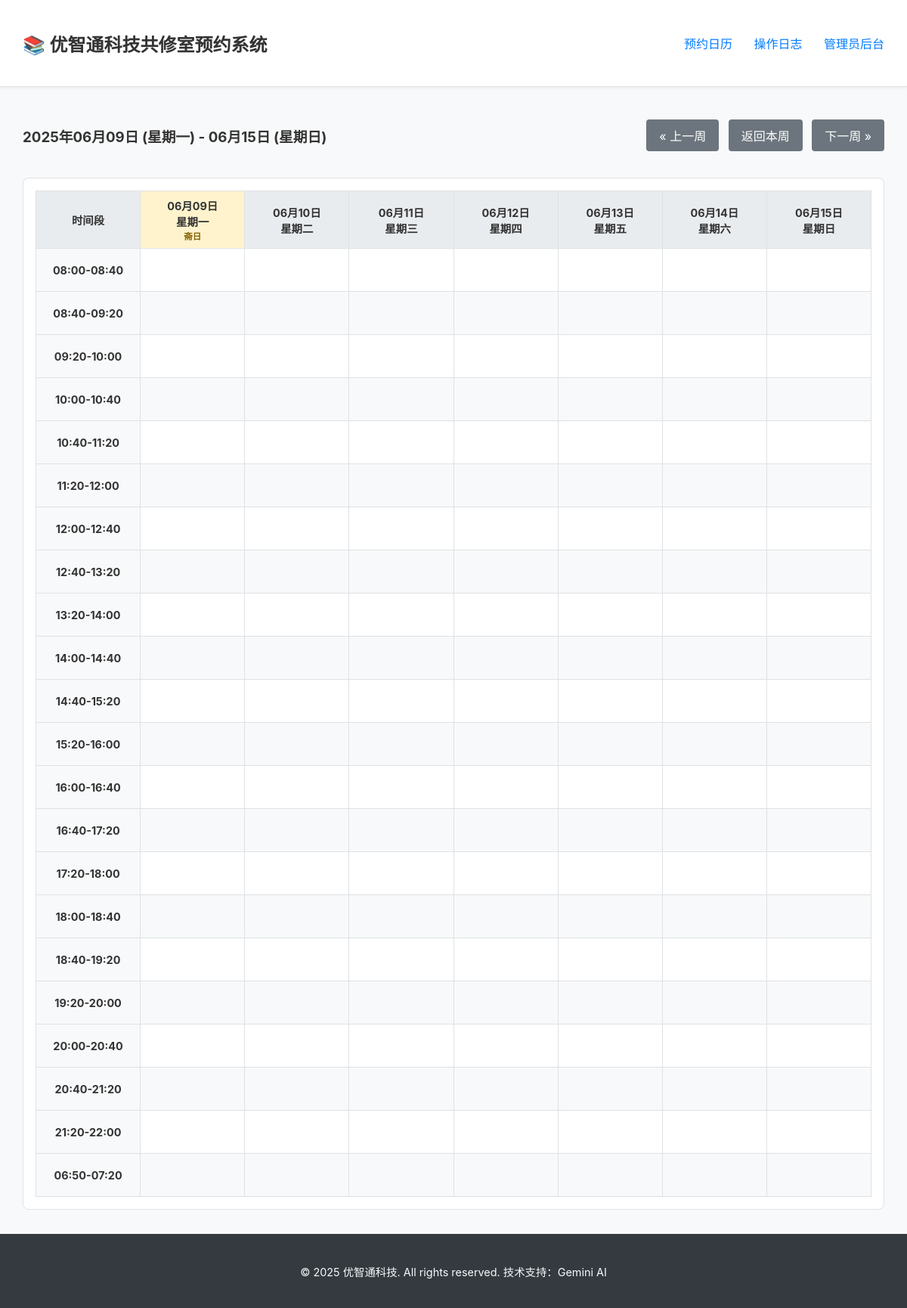
The app's page /schedule?start_date=2025-06-09 with its own data.
### app.py (models this page shows)
    class TimeSlot(sql_alchemy_db.Model): id = sql_alchemy_db.Column(sql_alchemy_db.Integer,
                                                                     primary_key=True); slot_value = sql_alchemy_db.Column(
        sql_alchemy_db.String(50), unique=True, nullable=False); order = sql_alchemy_db.Column(sql_alchemy_db.Integer)

### app.py (the view)
@app.route('/schedule')
@check_db_connection
def schedule():
    start_date_str = request.args.get('start_date')
    today = date.today()
    start_date = datetime.strptime(start_date_str, '%Y-%m-%d').date() if start_date_str else today
    current_monday = start_date - timedelta(days=start_date.weekday())
    week_dates = [(current_monday + timedelta(days=i)) for i in range(7)]
    reservations = {};
    special_dates = set();
    time_slots = get_time_slots()
    if db_is_redis:
        special_dates = db.smembers('special_dates') or set()
        with db.pipeline() as pipe:
            for d in week_dates:
                for ts in time_slots: pipe.get(f"reservation:{d.isoformat()}:{ts}")
            results = pipe.execute()
        i = 0
        for d in week_dates:
            for ts in time_slots:
                if results[i]: reservations[f"{d.isoformat()}:{ts}"] = results[i]
                i += 1
    else:
        res_results = Reservation.query.all();
        special_dates = {sd.date_str for sd in SpecialDate.query.all()}
        for res in res_results: reservations[res.id] = res.user_name
    return render_template('index.html', week_dates=week_dates, time_slots=time_slots, reservations=reservations,
                           special_dates=special_dates, special_date_name="斋日", date_range_start=week_dates[0],
                           date_range_end=week_dates[-1],
                           prev_week_start_date=(current_monday - timedelta(weeks=1)).isoformat(),
                           next_week_start_date=(current_monday + timedelta(weeks=1)).isoformat(),
                           today_start_date=today.isoformat())

### app.py (called while the page is built)
def get_time_slots():
    if db_is_redis:
        return db.lrange(TIME_SLOTS_KEY, 0, -1)
    else:
        return [s.slot_value for s in TimeSlot.query.order_by(TimeSlot.order).all()]

def check_db_connection(f):
    @wraps(f)
    def decorated_function(*args, **kwargs):
        db_handle = db if db_is_redis else db.session
        if db_handle is None: return "数据库连接失败，请检查服务器配置或环境变量。", 503
        return f(*args, **kwargs)
    return decorated_function

### templates/index.html (shortened to what this page needs)
{% extends "base.html" %}
{% block content %}
<div class="schedule-header">
    <div class="date-range">
        <h3>{{ date_range_start.strftime('%Y年%m月%d日') }} ({{ date_range_start.strftime('%A') | replace('Monday', '星期一') | replace('Tuesday', '星期二') | replace('Wednesday', '星期三') | replace('Thursday', '星期四') | replace('Friday', '星期五') | replace('Saturday', '星期六') | replace('Sunday', '星期日') }}) - {{ date_range_end.strftime('%m月%d日') }} ({{ date_range_end.strftime('%A') | replace('Monday', '星期一') | replace('Tuesday', '星期二') | replace('Wednesday', '星期三') | replace('Thursday', '星期四') | replace('Friday', '星期五') | replace('Saturday', '星期六') | replace('Sunday', '星期日') }})</h3>
    </div>
    <div class="navigation">
        <a href="{{ url_for('schedule', start_date=prev_week_start_date) }}" class="button">&laquo; 上一周</a>
        <a href="{{ url_for('schedule', start_date=today_start_date) }}" class="button">返回本周</a>
        <a href="{{ url_for('schedule', start_date=next_week_start_date) }}" class="button">下一周 &raquo;</a>
    </div>
</div>
<div class="schedule-grid-container">
    <table class="schedule-grid">
        <thead>
            <tr>
                <th class="time-header">时间段</th>
                {% for day in week_dates %}
                <th class="{% if day.isoformat() in special_dates %}special-date{% endif %}">
                    {{ day.strftime('%m月%d日') }}<br>
                    {{ day.strftime('%A') | replace('Monday', '星期一') | replace('Tuesday', '星期二') | replace('Wednesday', '星期三') | replace('Thursday', '星期四') | replace('Friday', '星期五') | replace('Saturday', '星期六') | replace('Sunday', '星期日') }}
                    {% if day.isoformat() in special_dates %}
                        <br><span class="special-date-tag">{{ special_date_name }}</span>
                    {% endif %}
                </th>
                {% endfor %}
            </tr>
        </thead>
        <tbody>
            {% for time_slot in time_slots %}
            <tr>
                <td class="time-slot-label">{{ time_slot }}</td>
                {% for day in week_dates %}
                {% set res_key = day.isoformat() + ':' + time_slot %}
                <td data-date="{{ day.isoformat() }}" data-time="{{ time_slot }}" data-user="{{ reservations.get(res_key, '') }}">
                </td>
                {% endfor %}
            </tr>
            {% endfor %}
        </tbody>
    </table>
</div>
{% endblock %}

### static/css/style.css (style rules this page uses)
:root { --primary-color: #007bff; --primary-hover-color: #0056b3; --danger-color: #dc3545; --danger-hover-color: #c82333; --special-date-bg: #fff3cd; --border-color: #dee2e6; --background-color: #f8f9fa; --text-color: #333; --header-bg: #ffffff; --footer-bg: #343a40; --footer-text: #f8f9fa; --font-family: -apple-system, BlinkMacSystemFont, "Segoe UI", Roboto, "Helvetica Neue", Arial, sans-serif; }
body { font-family: var(--font-family); margin: 0; background-color: var(--background-color); color: var(--text-color); display: flex; flex-direction: column; min-height: 100vh; }
.button, .button-primary, .button-danger, .button-danger-small { display: inline-block; padding: 0.5rem 1rem; border: 1px solid transparent; border-radius: 0.25rem; text-decoration: none; cursor: pointer; font-size: 1rem; transition: all 0.2s ease-in-out; text-align: center; }
.button { background-color: #6c757d; color: white; }
.schedule-header { display: flex; justify-content: space-between; align-items: center; flex-wrap: wrap; margin-bottom: 1.5rem; }
.navigation a { margin-left: 0.5rem; }
.schedule-grid-container { overflow-x: auto; background: white; border: 1px solid var(--border-color); border-radius: 8px; padding: 1rem; }
.schedule-grid { width: 100%; border-collapse: collapse; table-layout: fixed; }
.schedule-grid th, .schedule-grid td { border: 1px solid var(--border-color); padding: 0.5rem; text-align: center; min-width: 120px; font-size: 0.9rem; }
.schedule-grid thead th { background-color: #e9ecef; position: sticky; top: 0; z-index: 10; }
.schedule-grid .time-header { min-width: 100px; }
.schedule-grid .time-slot-label { font-weight: bold; background-color: #f8f9fa; }
.schedule-grid tbody td { cursor: pointer; transition: background-color 0.2s; height: 40px; white-space: nowrap; overflow: hidden; text-overflow: ellipsis; }
.special-date { background-color: var(--special-date-bg) !important; }
.special-date-tag { font-weight: bold; color: #856404; font-size: 0.8em; }
table { width: 100%; border-collapse: collapse; }
table th, table td { padding: 0.75rem; border-bottom: 1px solid var(--border-color); text-align: left; }
table thead th { background-color: #e9ecef; }
table tbody tr:nth-child(even) { background-color: #f8f9fa; }

### records on screen
TimeSlot: slot_value "08:00-08:40"
TimeSlot: slot_value "08:40-09:20"
TimeSlot: slot_value "09:20-10:00"
TimeSlot: slot_value "10:00-10:40"
TimeSlot: slot_value "10:40-11:20"
TimeSlot: slot_value "11:20-12:00"
TimeSlot: slot_value "12:00-12:40"
TimeSlot: slot_value "12:40-13:20"
TimeSlot: slot_value "13:20-14:00"
TimeSlot: slot_value "14:00-14:40"
TimeSlot: slot_value "14:40-15:20"
TimeSlot: slot_value "15:20-16:00"
TimeSlot: slot_value "16:00-16:40"
TimeSlot: slot_value "16:40-17:20"
TimeSlot: slot_value "17:20-18:00"
TimeSlot: slot_value "18:00-18:40"
TimeSlot: slot_value "18:40-19:20"
TimeSlot: slot_value "19:20-20:00"
TimeSlot: slot_value "20:00-20:40"
TimeSlot: slot_value "20:40-21:20"
TimeSlot: slot_value "21:20-22:00"
TimeSlot: slot_value "06:50-07:20"

### other values on screen
{{ date_range_start.strftime('%Y年%m月%d日') }} "2025年06月09日"
{{ date_range_end.strftime('%m月%d日') }} "06月15日"
{{ day.strftime('%m月%d日') }} "06月09日" "06月10日" "06月11日" "06月12日" "06月13日" "06月14日" "06月15日"
{{ special_date_name }} "斋日"
